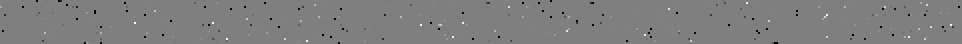
#> input picture packages/sncosmo/sncosmo-2.6.0-cp310-cp310-manylinux_2_5_i686.manylinux1_i686.manylinux_2_12_i686.manylinux2010_i686.whl/sncosmo/data/models/Hsiao_SED_V3_subsampled.fits, 481 x 22 px (shown 2 times larger)
$ python -i imagetools.py   (imports and definitions only)
#> lines starting #> are read from the running program, lines starting #| are printed output that depends on the picture; after the words box and inside, x2 and y2 are one past the last pixel; in counts of white or black regions, pixels touching at a corner belong together
#> further down, picture is the input picture: PIL image 481x22 F; 0.55% of the values are NaN or infinite; the others: min -3.4e+38, max 3.38e+38, mean nan
import os
from copy import copy
from math import ceil
from os import path as ospath

from ..core.planner import needs_actualization, make_actual
from ..svgelements import Angle, Color, Length, Matrix, Path, SVGImage

MILS_IN_MM = 39.3701


# [1028 lines left out: function plugin, not called in this run]


_DIFFUSION_MAPS = {
    "floyd-steinberg": (
        (1, 0, 7 / 16),
        (-1, 1, 3 / 16),
        (0, 1, 5 / 16),
        (1, 1, 1 / 16),
    ),
    "atkinson": (
        (1, 0, 1 / 8),
        (2, 0, 1 / 8),
        (-1, 1, 1 / 8),
        (0, 1, 1 / 8),
        (1, 1, 1 / 8),
        (0, 2, 1 / 8),
    ),
    "jarvis-judice-ninke": (
        (1, 0, 7 / 48),
        (2, 0, 5 / 48),
        (-2, 1, 3 / 48),
        (-1, 1, 5 / 48),
        (0, 1, 7 / 48),
        (1, 1, 5 / 48),
        (2, 1, 3 / 48),
        (-2, 2, 1 / 48),
        (-1, 2, 3 / 48),
        (0, 2, 5 / 48),
        (1, 2, 3 / 48),
        (2, 2, 1 / 48),
    ),
    "stucki": (
        (1, 0, 8 / 42),
        (2, 0, 4 / 42),
        (-2, 1, 2 / 42),
        (-1, 1, 4 / 42),
        (0, 1, 8 / 42),
        (1, 1, 4 / 42),
        (2, 1, 2 / 42),
        (-2, 2, 1 / 42),
        (-1, 2, 2 / 42),
        (0, 2, 4 / 42),
        (1, 2, 2 / 42),
        (2, 2, 1 / 42),
    ),
    "burkes": (
        (1, 0, 8 / 32),
        (2, 0, 4 / 32),
        (-2, 1, 2 / 32),
        (-1, 1, 4 / 32),
        (0, 1, 8 / 32),
        (1, 1, 4 / 32),
        (2, 1, 2 / 32),
    ),
    "sierra3": (
        (1, 0, 5 / 32),
        (2, 0, 3 / 32),
        (-2, 1, 2 / 32),
        (-1, 1, 4 / 32),
        (0, 1, 5 / 32),
        (1, 1, 4 / 32),
        (2, 1, 2 / 32),
        (-1, 2, 2 / 32),
        (0, 2, 3 / 32),
        (1, 2, 2 / 32),
    ),
    "sierra2": (
        (1, 0, 4 / 16),
        (2, 0, 3 / 16),
        (-2, 1, 1 / 16),
        (-1, 1, 2 / 16),
        (0, 1, 3 / 16),
        (1, 1, 2 / 16),
        (2, 1, 1 / 16),
    ),
    "sierra-2-4a": (
        (1, 0, 2 / 4),
        (-1, 1, 1 / 4),
        (0, 1, 1 / 4),
    ),
}


# [22 lines left out: function dither, not called in this run]


class RasterScripts:
    """
    This module serves as the raster scripting routine. It registers raster-scripts and
    processes the known items in known ways. This should be made accessible to the CLI.

    Please note: Lists of instructions and methods are not copyrightable. While the actual text
    itself of various descriptions of procedures can be copyrighted the actual methods and procedures
    cannot be copyrighted themselves. If particular procedures may qualify for or be registered for a
    trademark, the name will be changed to avoid infringing. No patented procedures (eg. seam carving)
    will be permitted.

    I'm happy to take anybody's recipes for raster-preprocessing, while texts of scripts may be copyrighted
    the thing they do cannot be.
    """

    # [289 lines left out: functions raster_script_gold, raster_script_stipo, raster_script_gravy, raster_script_xin, raster_script_newsy, raster_script_simple and 1 more, not called in this run]

    @staticmethod
    def halftone(image, sample=10, scale=3.0, angle=22.0, oversample=2, black=False):
#> called with sample = 10, scale = 3, angle = 22, oversample = 2, black = False
        from PIL import Image, ImageDraw, ImageStat

        original_image = image
        image = image.convert("L")
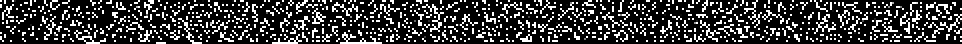
#> image: PIL image 481x22 L (shown 2 times larger); min 0, max 255, mean 58
        image = image.rotate(angle, expand=1)
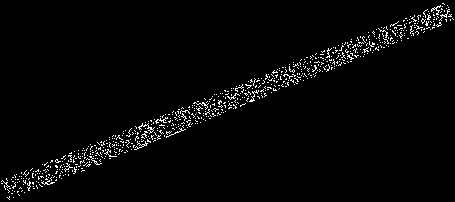
#> image: PIL image 455x202 L; min 0, max 255, mean 6.6
        size = int(image.size[0] * scale), int(image.size[1] * scale)
#> size = (1365, 606)
        if black:
            half_tone = Image.new("L", size, color=255)
        else:
            half_tone = Image.new("L", size)
#> half_tone: PIL image 1365x606 L; every value is 0
        draw = ImageDraw.Draw(half_tone)
        for x in range(0, image.size[0], sample):
            for y in range(0, image.size[1], sample):
                box = image.crop(
                    (
                        x - oversample,
                        y - oversample,
                        x + sample + oversample,
                        y + sample + oversample,
                    )
                )
                stat = ImageStat.Stat(box)
                if black:
                    diameter = ((255 - stat.mean[0]) / 255) ** 0.5
                else:
                    diameter = (stat.mean[0] / 255) ** 0.5
                edge = 0.5 * (1 - diameter)
                x_pos, y_pos = (x + edge) * scale, (y + edge) * scale
                box_edge = sample * diameter * scale
                if black:
                    draw.ellipse(
                        (x_pos, y_pos, x_pos + box_edge, y_pos + box_edge), fill=0
                    )
                else:
                    draw.ellipse(
                        (x_pos, y_pos, x_pos + box_edge, y_pos + box_edge), fill=255
                    )
        half_tone = half_tone.rotate(-angle, expand=1)
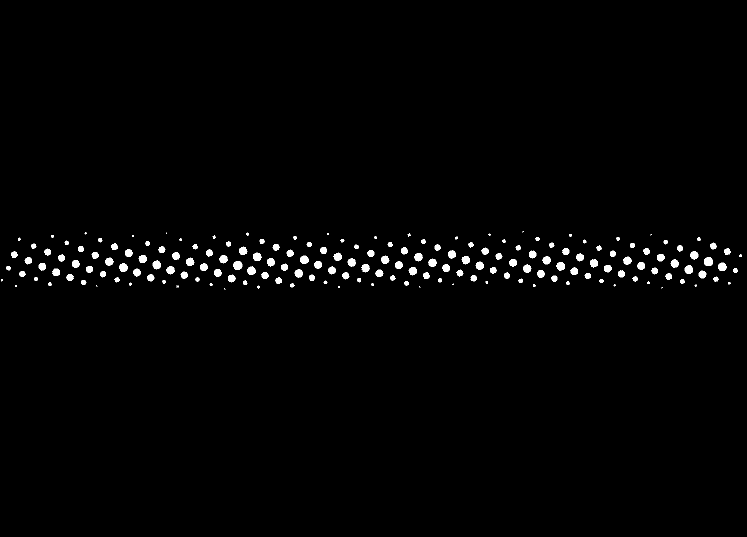
#> half_tone: PIL image 1493x1074 L (shown at 1/2 size); 1.3% white; 182 white regions (18 under 20 px), largest, box (x1, y1, x2, y2) and area: (1408, 514, 1426, 532) 256, (466, 522, 485, 540) 254, (1369, 530, 1386, 548) 224
        width_half, height_half = half_tone.size
#> width_half = 1493; height_half = 1074
        xx = (width_half - original_image.size[0] * scale) / 2
#> xx = 25
        yy = (height_half - original_image.size[1] * scale) / 2
#> yy = 504
        half_tone = half_tone.crop(
            (
                xx,
                yy,
                xx + original_image.size[0] * scale,
                yy + original_image.size[1] * scale,
            )
        )
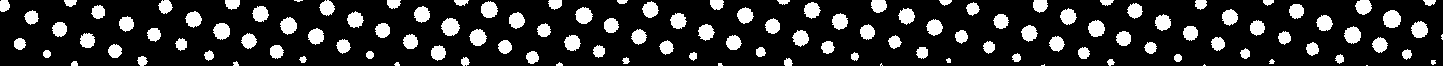
#> half_tone: PIL image 1443x66 L; 17.1% white; 125 white regions (9 under 20 px), largest, box (x1, y1, x2, y2) and area: (1383, 10, 1401, 28) 256, (441, 18, 460, 36) 254, (1344, 26, 1361, 44) 224
        half_tone = half_tone.resize(original_image.size)
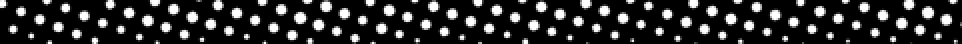
#> half_tone: PIL image 481x22 L (shown 2 times larger); min 0, max 255, mean 43.9
        return half_tone

    # [277 lines left out: functions wizard_image, line, spline, not called in this run]


class ImageLoader:
    # [42 lines left out: functions load_types, load, not called in this run]

>>> from PIL import Image
>>> picture = Image.open('../../../../../sncosmo/sncosmo-2.6.0-cp310-cp310-manylinux_2_5_i686.manylinux1_i686.manylinux_2_12_i686.manylinux2010_i686.whl/sncosmo/data/models/Hsiao_SED_V3_subsampled.fits')
>>> result = RasterScripts().halftone(picture)
